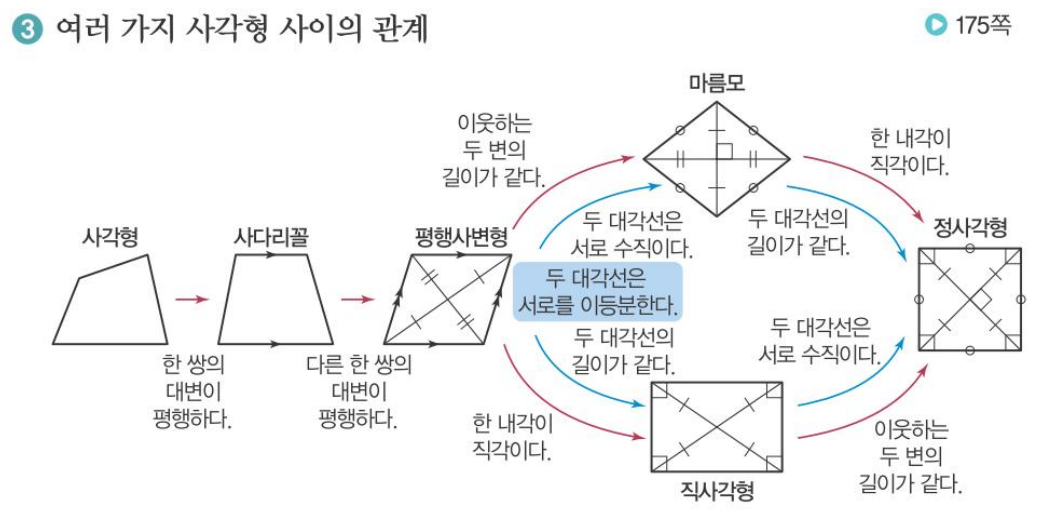
#> input picture tools/slidegen/assets/quad.png, 1050 x 520 px
$ python -i refine.py   (imports and definitions only)
#> lines starting #> are read from the running program, lines starting #| are printed output that depends on the picture
"""Snap hand-read figure coordinates onto the actual ink of the textbook figure.

refine(img_path, pts, edges, circle=None) -> (pts, circle)
  pts:    {name: (x, y)} rough coordinates (figure pixel units)
  edges:  [(a, b), ...] textbook line segments between named points
  circle: ((cx, cy), r) rough circle, or None
Points are moved (coordinate descent, ±R px) to maximise mean ink along their
incident segments; points marked on the circle are also pulled onto it.
"""
import math
import numpy as np
from PIL import Image, ImageFilter

def _ink(path):
#> called with path = 'assets/quad.png'
    im = Image.open(path).convert('L').filter(ImageFilter.GaussianBlur(0.8))
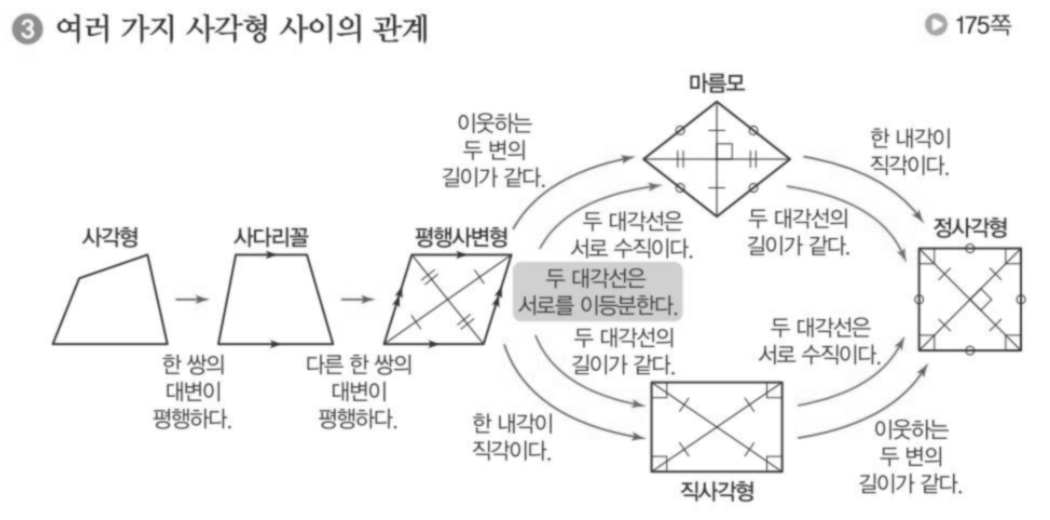
#> im: PIL image 1050x520 L; min 55, max 255, mean 243.7
    a = 255.0 - np.asarray(im, dtype=float)
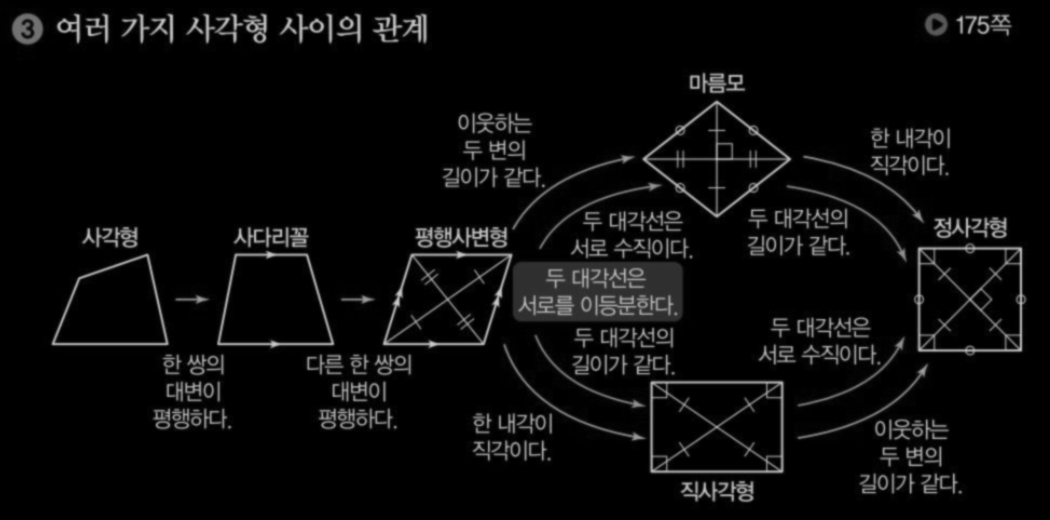
#> a: shape (520, 1050) float64; min 0, max 200, mean 11.3
    return a

# [81 lines left out: functions _sample, seg_score, fit_circle, refine, check, not called in this run]

>>> result = _ink('assets/quad.png')
